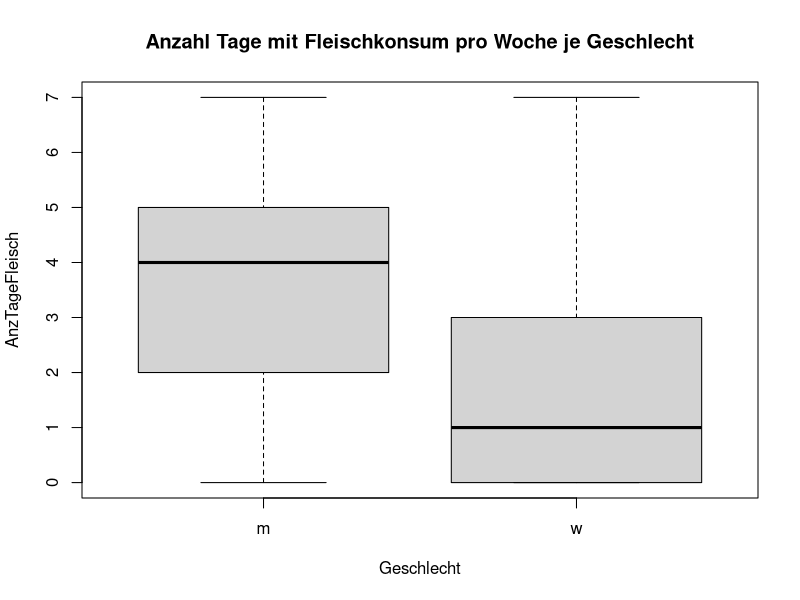

This figure's R source:
## ---- chunk 1

data <- read.csv("input_data_fleisch.csv", sep = ";")
summary(data)
m <- data[data$Geschlecht=="m", c("AnzTageFleisch")]   #length(m); mean(m); sd(m)
w <- data[data$Geschlecht=="w", c("AnzTageFleisch")]   #length(w); mean(w); sd(w)

## ---- chunk 2

boxplot(AnzTageFleisch ~ Geschlecht, data = data
        , main="Anzahl Tage mit Fleischkonsum pro Woche je Geschlecht")

## ---- chunk 3

t.test(x = m,
       y = w,
       alternative = c("greater"),
       paired = FALSE,
       conf.level = 0.95)

## ---- chunk 4
m0 <- m[m>0]
w0 <- w[w>0]

t.test(x = m0,
       y = w0,
       alternative = c("greater"),
       paired = FALSE,
       conf.level = 0.95)
## ---- chunk 5
rm(data, m, w)
